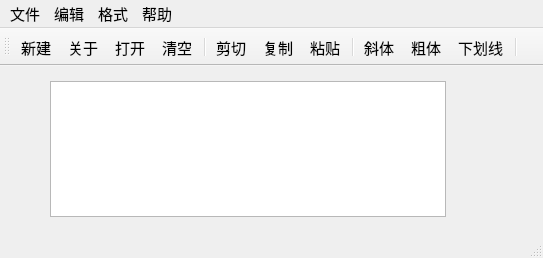
<?xml version="1.0" encoding="UTF-8"?>
<ui version="4.0">
 <class>QWMainWind</class>
 <widget class="QMainWindow" name="QWMainWind">
  <property name="geometry">
   <rect>
    <x>0</x>
    <y>0</y>
    <width>543</width>
    <height>258</height>
   </rect>
  </property>
  <property name="font">
   <font>
    <pointsize>11</pointsize>
   </font>
  </property>
  <property name="windowTitle">
   <string>QWMainWind</string>
  </property>
  <widget class="QWidget" name="centralWidget">
   <widget class="QTextEdit" name="txtEdit">
    <property name="geometry">
     <rect>
      <x>50</x>
      <y>15</y>
      <width>396</width>
      <height>136</height>
     </rect>
    </property>
    <property name="font">
     <font>
      <pointsize>16</pointsize>
     </font>
    </property>
   </widget>
  </widget>
  <widget class="QMenuBar" name="menuBar">
   <property name="geometry">
    <rect>
     <x>0</x>
     <y>0</y>
     <width>543</width>
     <height>23</height>
    </rect>
   </property>
   <widget class="QMenu" name="menu">
    <property name="title">
     <string>文件</string>
    </property>
    <addaction name="actNew"/>
    <addaction name="actOpen"/>
    <addaction name="separator"/>
    <addaction name="actClose"/>
   </widget>
   <widget class="QMenu" name="menu_2">
    <property name="title">
     <string>编辑</string>
    </property>
    <addaction name="actCut"/>
    <addaction name="actCopy"/>
    <addaction name="actPaste"/>
    <addaction name="separator"/>
    <addaction name="actClear"/>
   </widget>
   <widget class="QMenu" name="menu_3">
    <property name="title">
     <string>格式</string>
    </property>
    <addaction name="actFontBold"/>
    <addaction name="actFontItalic"/>
    <addaction name="actFontUnder"/>
    <addaction name="separator"/>
    <addaction name="actToolbarLab"/>
   </widget>
<addaction name="menu"/>
  <addaction name="menu_2"/>
  <addaction name="menu_3"/>
  <widget class="QMenu" name="menu_Help">
   <property name="title">
    <string>帮助</string>
   </property>
   <addaction name="actAbout"/>
  </widget>
  <addaction name="menu_Help"/>
 </widget>
 <widget class="QToolBar" name="mainToolBar">
  <property name="toolButtonStyle">
   <enum>Qt::ToolButtonTextUnderIcon</enum>
  </property>
  <attribute name="toolBarArea">
   <enum>TopToolBarArea</enum>
  </attribute>
  <attribute name="toolBarBreak">
   <bool>false</bool>
  </attribute>
  <addaction name="actNew"/>
  <addaction name="actAbout"/>
  <addaction name="actOpen"/>
  <addaction name="actClear"/>
  <addaction name="separator"/>
   <addaction name="actCut"/>
   <addaction name="actCopy"/>
   <addaction name="actPaste"/>
   <addaction name="separator"/>
   <addaction name="actFontItalic"/>
   <addaction name="actFontBold"/>
   <addaction name="actFontUnder"/>
   <addaction name="separator"/>
  </widget>
  <widget class="QStatusBar" name="statusBar"/>
  <action name="actCut">
   <property name="icon">
    <iconset resource="res.qrc">
     <normaloff>:/images/images/cut.bmp</normaloff>:/images/images/cut.bmp</iconset>
   </property>
   <property name="text">
    <string>剪切</string>
   </property>
   <property name="toolTip">
    <string>剪切</string>
   </property>
   <property name="shortcut">
    <string>Ctrl+X</string>
   </property>
  </action>
  <action name="actCopy">
   <property name="icon">
    <iconset resource="res.qrc">
     <normaloff>:/images/images/120.bmp</normaloff>:/images/images/120.bmp</iconset>
   </property>
   <property name="text">
    <string>复制</string>
   </property>
   <property name="toolTip">
    <string>复制</string>
   </property>
   <property name="shortcut">
    <string>Ctrl+C</string>
   </property>
  </action>
  <action name="actPaste">
   <property name="icon">
    <iconset resource="res.qrc">
     <normaloff>:/images/images/paste.bmp</normaloff>:/images/images/paste.bmp</iconset>
   </property>
   <property name="text">
    <string>粘贴</string>
   </property>
   <property name="toolTip">
    <string>粘贴</string>
   </property>
   <property name="shortcut">
    <string>Ctrl+V</string>
   </property>
  </action>
  <action name="actFontBold">
   <property name="checkable">
    <bool>true</bool>
   </property>
   <property name="icon">
    <iconset resource="res.qrc">
     <normaloff>:/images/images/BLD.BMP</normaloff>:/images/images/BLD.BMP</iconset>
   </property>
   <property name="text">
    <string>粗体</string>
   </property>
   <property name="toolTip">
    <string>粗体</string>
   </property>
  </action>
  <action name="actFontItalic">
   <property name="checkable">
    <bool>true</bool>
   </property>
   <property name="icon">
    <iconset resource="res.qrc">
     <normaloff>:/images/images/ITL.BMP</normaloff>:/images/images/ITL.BMP</iconset>
   </property>
   <property name="text">
    <string>斜体</string>
   </property>
   <property name="toolTip">
    <string>斜体</string>
   </property>
  </action>
  <action name="actFontUnder">
   <property name="checkable">
    <bool>true</bool>
   </property>
   <property name="icon">
    <iconset resource="res.qrc">
     <normaloff>:/images/images/WORDUNDR.BMP</normaloff>:/images/images/WORDUNDR.BMP</iconset>
   </property>
   <property name="text">
    <string>下划线</string>
   </property>
   <property name="toolTip">
    <string>下划线</string>
   </property>
  </action>
  <action name="actClose">
   <property name="icon">
    <iconset resource="res.qrc">
     <normaloff>:/images/images/exit.bmp</normaloff>:/images/images/exit.bmp</iconset>
   </property>
   <property name="text">
    <string>退出</string>
   </property>
   <property name="toolTip">
    <string>退出</string>
   </property>
  </action>
  <action name="actOpen">
   <property name="icon">
    <iconset resource="res.qrc">
     <normaloff>:/images/images/open3.bmp</normaloff>:/images/images/open3.bmp</iconset>
   </property>
   <property name="text">
    <string>打开...</string>
   </property>
   <property name="toolTip">
    <string>打开文件</string>
   </property>
   <property name="shortcut">
    <string>Ctrl+O</string>
   </property>
  </action>
  <action name="actClear">
   <property name="icon">
    <iconset resource="res.qrc">
     <normaloff>:/images/images/103.bmp</normaloff>:/images/images/103.bmp</iconset>
   </property>
   <property name="text">
    <string>清空</string>
   </property>
   <property name="toolTip">
    <string>清空内容</string>
   </property>
  </action>
  <action name="actFont">
   <property name="icon">
    <iconset resource="res.qrc">
     <normaloff>:/images/images/20.ico</normaloff>:/images/images/20.ico</iconset>
   </property>
   <property name="text">
    <string>字体...</string>
   </property>
   <property name="toolTip">
    <string>字体设置</string>
   </property>
  </action>
  <action name="actNew">
   <property name="icon">
    <iconset resource="res.qrc">
     <normaloff>:/images/images/new2.bmp</normaloff>:/images/images/new2.bmp</iconset>
   </property>
   <property name="text">
    <string>新建</string>
   </property>
   <property name="shortcut">
    <string>Ctrl+N</string>
   </property>
  </action>
  <action name="actToolbarLab">
   <property name="checkable">
    <bool>true</bool>
   </property>
   <property name="checked">
    <bool>true</bool>
   </property>
   <property name="text">
    <string>显示工具栏文字标签</string>
   </property>
   <property name="menuRole">
    <enum>QAction::TextHeuristicRole</enum>
   </property>
  </action>
  <action name="actAbout">
   <property name="icon">
    <iconset resource="res.qrc">
     <normaloff>:/images/images/about.png</normaloff>:/images/images/about.png</iconset>
   </property>
   <property name="text">
    <string>关于</string>
   </property>
   <property name="toolTip">
    <string>关于本程序</string>
   </property>
   <property name="shortcut">
    <string>F1</string>
   </property>
  </action>
 </widget>
 <layoutdefault spacing="6" margin="11"/>
 <resources>
  <include location="res.qrc"/>
 </resources>
 <connections>
  <connection>
   <sender>actClose</sender>
   <signal>triggered()</signal>
   <receiver>QWMainWind</receiver>
   <slot>close()</slot>
   <hints>
    <hint type="sourcelabel">
     <x>-1</x>
     <y>-1</y>
    </hint>
    <hint type="destinationlabel">
     <x>422</x>
     <y>254</y>
    </hint>
   </hints>
  </connection>
  <connection>
   <sender>actClear</sender>
   <signal>triggered()</signal>
   <receiver>txtEdit</receiver>
   <slot>clear()</slot>
   <hints>
    <hint type="sourcelabel">
     <x>-1</x>
     <y>-1</y>
    </hint>
    <hint type="destinationlabel">
     <x>260</x>
     <y>256</y>
    </hint>
   </hints>
  </connection>
  <connection>
   <sender>actCut</sender>
   <signal>triggered()</signal>
   <receiver>txtEdit</receiver>
   <slot>cut()</slot>
   <hints>
    <hint type="sourcelabel">
     <x>-1</x>
     <y>-1</y>
    </hint>
    <hint type="destinationlabel">
     <x>260</x>
     <y>256</y>
    </hint>
   </hints>
  </connection>
  <connection>
   <sender>actCopy</sender>
   <signal>triggered()</signal>
   <receiver>txtEdit</receiver>
   <slot>copy()</slot>
   <hints>
    <hint type="sourcelabel">
     <x>-1</x>
     <y>-1</y>
    </hint>
    <hint type="destinationlabel">
     <x>260</x>
     <y>256</y>
    </hint>
   </hints>
  </connection>
  <connection>
   <sender>actPaste</sender>
   <signal>triggered()</signal>
   <receiver>txtEdit</receiver>
   <slot>paste()</slot>
   <hints>
    <hint type="sourcelabel">
     <x>-1</x>
     <y>-1</y>
    </hint>
    <hint type="destinationlabel">
     <x>260</x>
     <y>256</y>
    </hint>
   </hints>
  </connection>
 </connections>
</ui>
